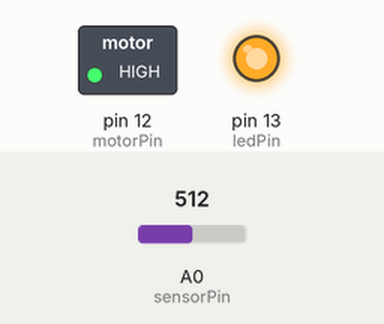
This sketch was run on a simulated Arduino Uno, built with avr-gcc and run on an emulated ATmega328P. Shown: switched loads named in the sketch (green lamp = pin HIGH), output pins drawn as LEDs (lit = HIGH). The test bench sets the inputs (shaded band); at power-on: A0 (sensorPin) = 512. What the sketch prints to the serial monitor is not drawn.

Above: at 0.1 s.
Timing chart, 0 to 1.6 s (numbered marks = the images above):
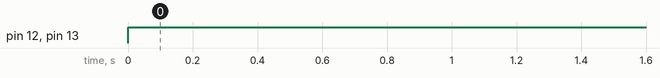

Measured:
- by itself, pin 12 (motorPin), pin 13 (ledPin): LOW → HIGH at 0.00 s

The sketch:

temperature1.ino
```cpp
//Developer:Diana Rosero
/* Script description:
Temperature 1
*/

int ledPin = 13;
int motorPin = 12;
int sensorPin = A0;
float temperature = 0;

void setup() {
  pinMode(ledPin, OUTPUT);
  pinMode(motorPin, OUTPUT);
  Serial.begin(9600);
}

void loop() {
  // Lee el valor del sensor de temperatura
  int sensorValue = analogRead(sensorPin);
  Serial.print("sensorValue: ");
  Serial.println(sensorValue);

  // Convierte el valor del sensor a temperatura en grados Celsius
  temperature = 50.0;

  Serial.print("Temperature (C): ");
  Serial.println(temperature);

 // Controla el LED y el motor en función de la temperatura
  if (temperature <= 5.0) { // Cambié < a <= para incluir exactamente 5.0
    // Temperatura igual o inferior a 5 °C: Enciende el LED en intermitencia y el motor
    digitalWrite(ledPin, HIGH);
    Serial.println("LED encendido"); // Mensaje de depuración
    digitalWrite(motorPin, HIGH);
    delay(500);  // Encendido durante 0.5 segundos
    digitalWrite(ledPin, LOW);
    digitalWrite(motorPin, LOW);
    delay(500);  // Apagado durante 0.5 segundos
  } else if (temperature > 5.0 && temperature <= 25.0) { // Asegurarse de excluir 5.0 de esta condición
    // Temperatura entre 6 °C y 25 °C: Apaga el LED y el motor
    digitalWrite(ledPin, LOW);
    digitalWrite(motorPin, LOW);
  } else {
    // Temperatura mayor a 25 °C: Enciende el LED y el motor
    digitalWrite(ledPin, HIGH);
    Serial.println("LED encendido"); // Mensaje de depuración
    digitalWrite(motorPin, HIGH);
  }
  delay(2000);
}
```
